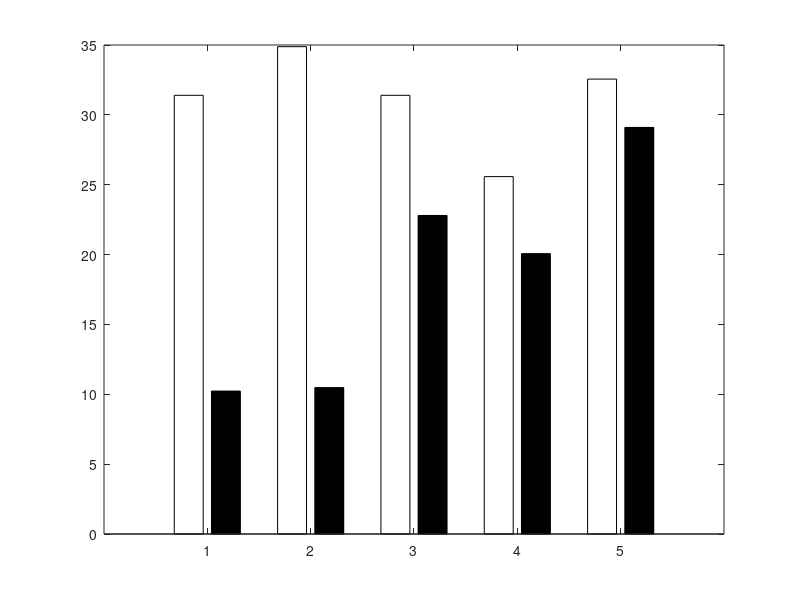

The MATLAB script that drew this image: (Note: this script raises an error after producing the figure.)
% 数据
model_names = {'MF', 'BPR', 'MACR', 'DICE', 'PCDR'};
HR20_popular = [31.4, 34.88, 31.4, 25.58, 32.56];
HR20_unpopular = [10.23, 10.48, 22.8, 20.07, 29.1];

% 设置画布大小和字体大小
figure('Units', 'inches', 'Position', [0, 0, 5, 4]);
fontSize = 16;

% 绘制柱状图
bar_data = [HR20_popular; HR20_unpopular]';
bar_handle = bar(bar_data, 'FaceColor', 'flat');

% 设置颜色（学术风格）
bar_handle(1).CData = [0 0.4470 0.7410];
bar_handle(2).CData = [0.8500 0.3250 0.0980];

% 添加标签和标题
set(gca, 'XTickLabel', model_names, 'FontSize', fontSize);
ylabel('HR@20', 'FontSize', fontSize);
%xlabel('Model', 'FontSize', fontSize);
legend({'Popular items', 'Unpopular items'}, 'FontSize', fontSize);

% 展示
grid on;
